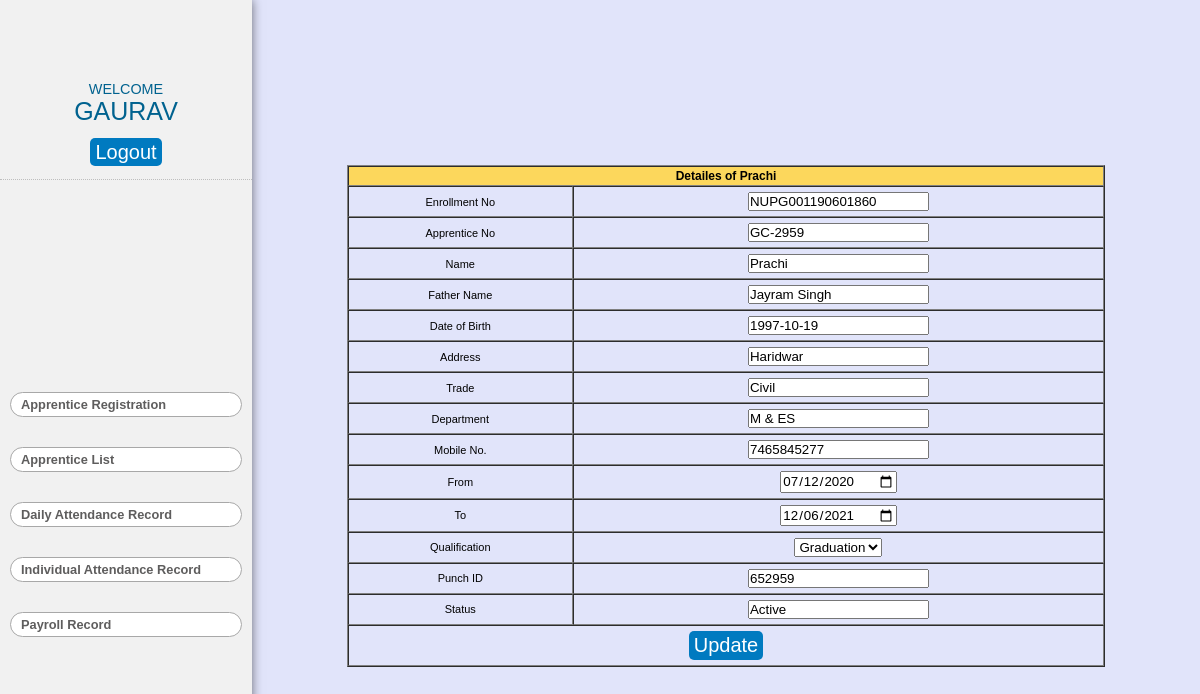
Screenshot of /update-details.php?apprentice_no=GC-2959 (signed in) with the database file from the repository.
### tables this page shows
CREATE TABLE `apprentice` (
  `sn` int(11) NOT NULL,
  `enrollment_no` varchar(255) NOT NULL,
  `apprentice_no` varchar(255) NOT NULL,
  `name` varchar(255) NOT NULL,
  `father_name` varchar(255) NOT NULL,
  `dob` date NOT NULL,
  `address` varchar(255) NOT NULL,
  `trade` varchar(255) NOT NULL,
  `department` varchar(255) NOT NULL,
  `mobile` varchar(255) NOT NULL,
  `from` date NOT NULL,
  `to` date NOT NULL,
  `qualification` varchar(100) NOT NULL,
  `punch_id` varchar(100) NOT NULL,
  `status` varchar(255) NOT NULL DEFAULT 'Active'
);

### update-details.php (the view, shortened to what this page needs)
<!DOCTYPE html>
<html lang="en">
<head>
</head>
<body>
    <section class="content">
        <div class="main">
            <?php include_once "side-1.php"; ?>
            <div class="side-2" style="overflow-y:scroll">
                <div class="app-reg ">
                    <div class="input-table">
                        <?php include "db.php";
                        $apprentice_no = $_GET['apprentice_no'];
                        $sql = "SELECT * from apprentice WHERE apprentice_no = '$apprentice_no'";
                        $result = mysqli_query($conn, $sql) or die("Query failed");
                        if (mysqli_num_rows($result) > 0) {
                            while ($row = mysqli_fetch_assoc($result)) {
                        ?>
                                <table width="100%" border="1" cellpadding="1" cellspacing="0" style="text-align:center; ">
                                    <thead>
                                        <tr>
                                            <th colspan="2">Detailes of <?php echo $row['name']; ?> </th>
                                        </tr>
                                    </thead>
                                    <form action="update-detailes-save.php" method="POST">
                                        <tbody>
                                            <tr>
                                                <td>Enrollment No</td>
                                                <td><input type="text" name="enrollment_no" value="<?php echo $row['enrollment_no']; ?>"></td>
                                            </tr>
                                            <tr>
                                                <td>Apprentice No</td>
                                                <td><input type="text" name="apprentice_no" value="<?php echo $row['apprentice_no']; ?>"></td>
                                            </tr>
                                            <tr>
                                                <td>Name</td>
                                                <td><input type="text" name="name" value="<?php echo $row['name']; ?>"></td>
                                            </tr>
                                            <tr>
                                                <td>Father Name</td>
                                                <td><input type="text" name="father_name" value="<?php echo $row['father_name']; ?>"></td>
                                            </tr>
                                            <tr>
                                                <td>Date of Birth</td>
                                                <td><input type="text" name="dob" value="<?php echo $row['dob']; ?>"></td>
                                            </tr>
                                            <tr>
                                                <td>Address</td>
                                                <td><input type="text" name="address" value="<?php echo $row['address']; ?>"></td>
                                            </tr>
                                            <tr>
                                                <td>Trade</td>
                                                <td><input type="text" name="trade" value="<?php echo $row['trade']; ?>"></td>
                                            </tr>
                                            <tr>
                                                <td>Department</td>
                                                <td><input type="text" name="department" value="<?php echo $row['department']; ?>"></td>
                                            </tr>
                                            <tr>
                                                <td>Mobile No.</td>
                                                <td><input type="text" name="mobile" value="<?php echo $row['mobile']; ?>"></td>
                                            </tr>
                                            <tr>
                                                <td>From</td>
                                                <td><input type="date" name="from" value="<?php echo $row['from']; ?>"></td>
                                            </tr>
                                            <tr>
                                                <td>To</td>
                                                <td><input type="date" name="to" value="<?php echo $row['to']; ?>"></td>
                                            </tr>
                                            <tr>
                                                <td>Qualification</td>
                                                <td><select name="qualification" id="qualification">
                                                        <option value="Graduation">Graduation</option>
                                                    </select></td>
                                            </tr>
                                            <tr>
                                                <td>Punch ID </td>
                                                <td><input type="text" name="punch_id" value="<?php echo $row['punch_id']; ?>"></td>
                                            </tr>
                                            <tr>
                                                <td>Status </td>
                                                <td><input type="text" name="status" value="<?php echo $row['status']; ?>"></td>
                                            </tr>
                                            <tr>
                                                <td colspan="2">
                                                    <input type="submit" name="update" value="Update" class="btn">
                                                </td>
                                            </tr>
                                        </tbody>
                                    </form>
                                </table>
                        <?php
                            }
                        }
                        ?>
                    </div>
                </div>
            </div>
        </div>
    </section>
</body>
</html>

### styles.css (style rules this page uses)
* { box-sizing: border-box; margin: 0; padding: 0; scroll-behavior: smooth; font-family: "Poppins", sans-serif; }
body { width: 100vw; height: 100vh; }
section { height: 100vh; max-width: 100%; padding: 20px; }
.btn { background-color: rgb(0, 183, 255); color: white; font-size: 20px; border-radius: 5px; transition: 0.5s ease-in-out; padding: 10px 10px; border: none; outline: none; }
.content { padding: 0; }
.main { height: 100%; display: flex; width: 100vw; }
.btn { background-color: rgb(0, 122, 192); padding: 3px 5px; outline: none; border: none; color: #fff; border-radius: 5px; cursor: pointer; }
.side-2 { width: 79%; height: 100vh; overflow-y: scroll; background-color: rgba(193, 200, 244, 0.484); }
.app-reg { padding-top: 30px; width: 100%; height: 100%; display: flex; flex-direction: column; justify-content: center; align-items: center; }
.input-table { height: 80%; margin: auto; width: 80%; display: flex; justify-content: center; align-items: center; }
thead { background-color: rgb(252, 215, 92); font-size: 12px; }
th { padding: 2px; }
tr { height: 20px; }
td { font-size: 11px; padding: 5px 5px; }

### rows the page displays
apprentice: name "Prachi", enrollment_no "NUPG001190601860", apprentice_no "GC-2959", father_name "Jayram Singh", dob "1997-10-19", address "Haridwar", trade "Civil", department "M & ES", mobile "7465845277", from "07/12/2020", to "12/06/2021", punch_id "652959", status "Active"

### other values shown
$_SESSION['username'] "GAURAV"
